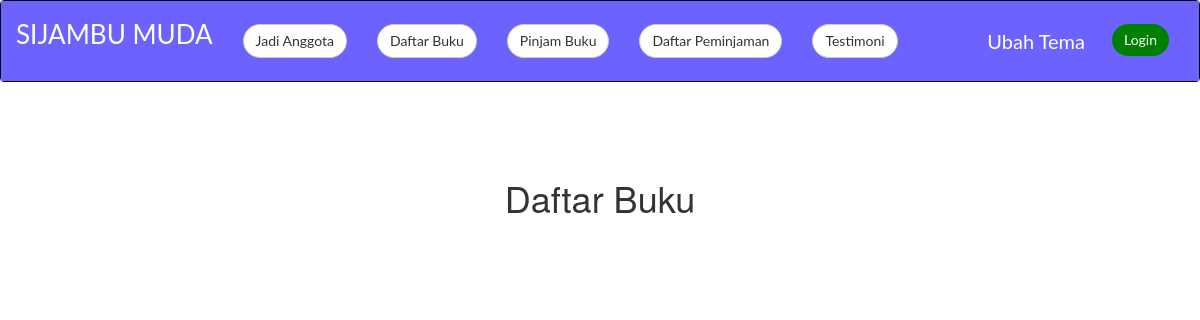
Page /buku/ on the earlier database version.
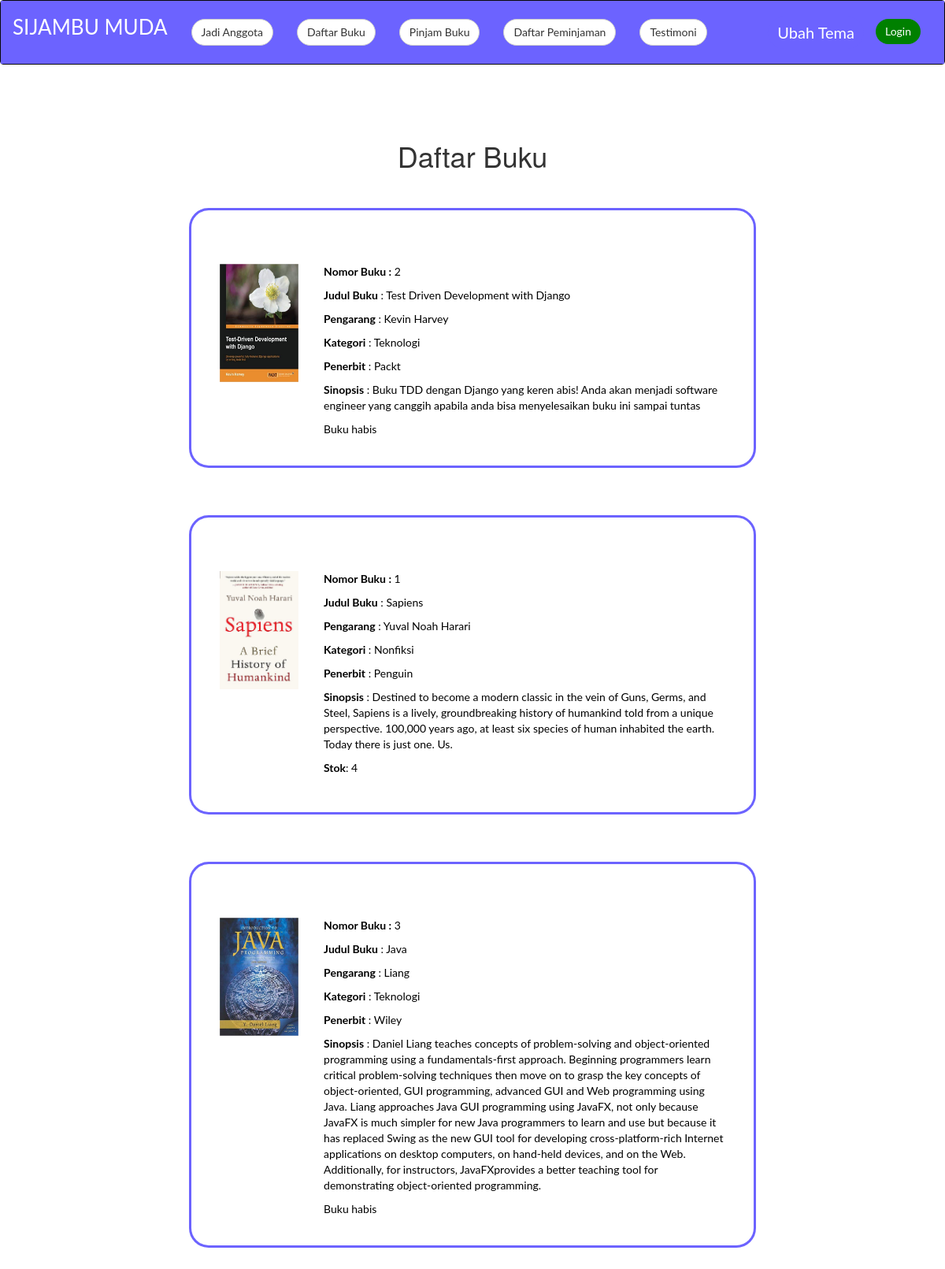
Same page on the later database version.
### show_buku/models.py (models this page shows)
class Buku(models.Model):
    nomor_buku = models.IntegerField()
    judul_buku = models.CharField(max_length=50)
    pengarang = models.CharField(max_length=50)
    kategori = models.CharField(max_length=50)
    penerbit = models.CharField(max_length=50)
    cover = models.ImageField(upload_to="gallery", blank=True)
    sinopsis = models.TextField()
    kuota = models.IntegerField(null=True)

### show_buku/views.py (the view)
# urls.py: path('', buku, name='buku'),
def buku(request):
    db = Buku.objects.all()
    content = {'data_base': db}
    return render(request, "show_buku.html", content)

### show_buku/templates/show_buku.html (shortened to what this page needs)
{% extends 'base.html' %}
{% block content %}
{% load static %}
    <h1 class="title-center" style="margin-left: 20%; margin-right: 20%; margin-top:5%;padding: 3%;">Daftar Buku</h1>
        {% for data in data_base %}
        <div class="border">
            <div class="flex-container">
            <img src="{{ data.cover.url }}" alt="" class="img-responsive">
            <div class="mx-auto">
                <p class="mb-0 mt-10"><b>Nomor Buku    :</b> {{ data.nomor_buku }}</p>
                <p class="mb-0"><b>Judul Buku</b>    : {{ data.judul_buku }}</p>
                <p class="mb-0"><b>Pengarang</b>     : {{ data.pengarang }}</p>
                <p class="mb-0"><b>Kategori</b>      : {{ data.kategori }}</p>
                <p class="mb-0"><b>Penerbit</b>      : {{ data.penerbit }}</p>
                <p class="mb-10"><b>Sinopsis</b>      : {{ data.sinopsis }}</p>
                {% if data.kuota == 0 %}
                <td class="empty"> Buku habis </td>
                {% else %}
                <p class="mb-10"><b>Stok</b>: {{data.kuota}} </p>
                {% endif %}
            </div>
            </div>
        </div>
        {% endfor %}
{% endblock %}

### templates/base.html (shortened to what this page needs)
<!DOCTYPE html>
{% load static %}
<html lang="en">
<head>
  <link rel="stylesheet" href="https://maxcdn.bootstrapcdn.com/bootstrap/3.4.0/css/bootstrap.min.css">
    <link rel="stylesheet" href="{% static 'css/style.css' %}">
</head>
<body>
        {% if user.is_authenticated %}
        <nav class="navbar navbar-inverse">
                <div class="container-fluid">
                    <div class="navbar-header">
                    <button type="button" class="navbar-toggle" data-toggle="collapse" data-target="#myNavbar">
                        <span class="icon-bar"></span>
                        <span class="icon-bar"></span>
                        <span class="icon-bar"></span>
                    </button>
                    <a class="navbar-brand" href="/" style="color:#ffff; font-size:100%; margin-top:4%; ">SIJAMBU MUDA</a>
                    </div>
                    <div class="collapse navbar-collapse" id="myNavbar">
                    <ul class="nav navbar-nav">
                        <li><a href="/history"><button type="button" class="btn btn-default navbar-btn" style="background-color:#ffff;">Catatan Pinjam</button></a></li>
                        <li><a href="/buku"><button type="button" class="btn btn-default navbar-btn" style="background-color:#ffff;"></span>Daftar Buku</button></a></li>
                        <li><a href="/form-pinjam"><button type="button" class="btn btn-default navbar-btn" style="background-color:#ffff;"></span>Pinjam Buku</button></a></li>
                        <li><a href="/datapeminjaman"><button type="button" class="btn btn-default navbar-btn" style="background-color:#ffff;"></span>Daftar Peminjaman</button></a></li>
                        <li><a href="/about-dan-testimoni"><button type="button" class="btn btn-default navbar-btn" style="background-color:#ffff;"></span>Testimoni</button></a></li>
                    </ul>
                    <ul class="nav navbar-nav navbar-right">
                        <li><button type="button" id="switch" class="btn btn-default navbar-btn" style="background-color:#6C63FF;color:white; border:none; margin-top:20px; font-size: 20px;">Ubah Tema</button></li>
                        <li><button type="button" id="name" class="btn btn-default navbar-btn" style="background-color:#6C63FF;color:white; border:none; margin-top:20px; font-size: 20px;">Hi, {{user.username}}</button></li>
                        <li><a href="/logout"><button type="button" class="btn btn-default navbar-btn" style="background-color:red; border:none; color: white;"></span>Logout</button></a></li>
                    </ul>
                    </div>
                </div>
                </nav>
        {% else %}
    <nav class="navbar navbar-inverse">
        <div class="container-fluid">
            <div class="navbar-header">
            <a class="navbar-brand" href="/" style="color:#ffff; font-size:100%; margin-top:4%; ">SIJAMBU MUDA</a>
            </div>
            <div class="collapse navbar-collapse" id="myNavbar">
                <ul class="nav navbar-nav">
                    <li><a href="/register"><button type="button" class="btn btn-default navbar-btn" style="background-color:#ffff;">Jadi Anggota</button></a></li>
                    <li><a href="/buku"><button type="button" class="btn btn-default navbar-btn" style="background-color:#ffff;"></span>Daftar Buku</button></a></li>
                    <li><a href="/form-pinjam"><button type="button" class="btn btn-default navbar-btn" style="background-color:#ffff;"></span>Pinjam Buku</button></a></li>
                    <li><a href="/datapeminjaman"><button type="button" class="btn btn-default navbar-btn" style="background-color:#ffff;"></span>Daftar Peminjaman</button></a></li>
                    <li><a href="/about-dan-testimoni"><button type="button" class="btn btn-default navbar-btn" style="background-color:#ffff;"></span>Testimoni</button></a></li>
                </ul>
                <ul class="nav navbar-nav navbar-right">
                    <li><button type="button" id="switch" class="btn btn-default navbar-btn" style="background-color:#6C63FF;color:white; border:none; margin-top:20px; font-size: 20px;">Ubah Tema</button></li>
                    <li><a href="/login"><button type="button" class="btn btn-default navbar-btn" style="background-color:green; border:none; color: white;"></span>Login</button></a></li>
                </ul>
                </div>
        </div>
        </nav>
        {% endif %}
        {% block content %}
        {% endblock %}
</body>
</html>

### static/css/style.css (style rules this page uses)
* { font-family: 'Lato', sans-serif; color: #000000; }
.container-fluid { color: #FFFFFF; text-decoration: none; background: #6C63FF; font-size: 26px; }
a { border: none; background: none; color: #ffffff; }
.flex-container { display: flex; justify-content: center; margin-top: 5%; }
.mx-auto { display: flex; justify-content: center; flex-direction: column; margin-left: 5%; }
.title-center { text-align: center; }
.btn { background-color: #6C63FF; border-radius: 25px; }
.border { border: #6C63FF 3px solid; margin-left: 20%; margin-right: 20%; padding: 3%; border-radius: 25px; margin-bottom: 5%; }
.img-responsive { max-width: 100px; max-height: 150px; }

Differences in the rows shown:
added Buku: cover (picture), nomor_buku "2", judul_buku "Test Driven Development with Django", pengarang "Kevin Harvey", kategori "Teknologi", penerbit "Packt", sinopsis "Buku TDD dengan Django yang keren abis! Anda akan menjadi software engineer yang canggih apabila anda bisa menyelesaikan buku ini sampai tuntas", kuota "Buku habis"
added Buku: cover (picture), nomor_buku "1", judul_buku "Sapiens", pengarang "Yuval Noah Harari", kategori "Nonfiksi", penerbit "Penguin", sinopsis "Destined to become a modern classic in the vein of Guns, Germs, and Steel, Sapiens is a lively, groundbreaking history of humankind told from a unique perspective. 100,000 years ago, at least six species of human inhabited the earth. Today there is just one. Us.", kuota "4"
added Buku: cover (picture), nomor_buku "3", judul_buku "Java", pengarang "Liang", kategori "Teknologi", penerbit "Wiley", sinopsis "Daniel Liang teaches concepts of problem-solving and object-oriented programming using a fundamentals-first approach. Beginning programmers learn critical problem-solving techniques then move on to grasp the key concepts of object-oriented, GUI programming, advanced GUI and Web programming using Java. Liang approaches Java GUI programming using JavaFX, not only because JavaFX is much simpler for new Java programmers to learn and use but because it has replaced Swing as the new GUI tool for developing cross-platform-rich Internet applications on desktop computers, on hand-held devices, and on the Web. Additionally, for instructors, JavaFXprovides a better teaching tool for demonstrating…", kuota "Buku habis"
